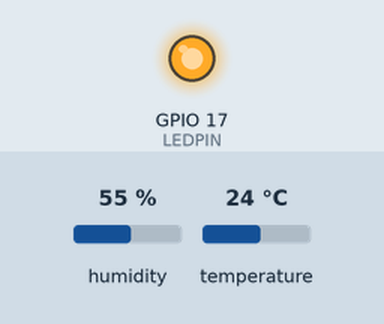
This sketch was run on a simulated ESP32. On the bench: output pins drawn as LEDs (lit = HIGH). The inputs (shaded band) are chosen by the test bench; at power-on: humidity 55 %, temperature 24 °C. What the sketch prints to the serial monitor is not drawn.

Above: at 1.0 s.
At 3.0 s:
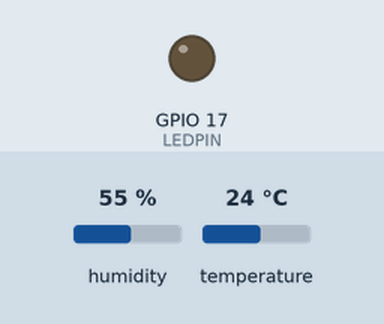
Timing chart, 0 to 5.2 s (numbered marks = the images above):
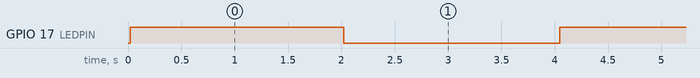

The sketch:

Sensor_Temp_Task70.ino
```cpp
/*
  Project: ESP32 Temperature Monitoring with DHT11 and LED Indicator
  Author: David
  Date: December 29, 2025
  Version: 1.0

  Description:
    This program reads temperature data from a DHT11 sensor connected to GPIO19
    and prints the values to the serial monitor at 115200 baud.
    - If the temperature exceeds 30°C, the LED connected to GPIO17 is turned on.
    - Otherwise, the LED remains off.
    - Additionally, the LED blinks every 2 seconds to demonstrate digital output control.

  Hardware:
    - ESP32 development board
    - DHT11 temperature sensor (data pin → GPIO19)
    - LED + 220Ω resistor connected to GPIO17

  Purpose:
    This project demonstrates how to integrate a temperature sensor with the ESP32
    and control an LED based on sensor readings. It serves as a simple IoT example
    for environmental monitoring and actuator control.
*/


#include <DHT.h>

#define DHTPIN 19       // Data pin of the DHT11 connected to GPIO19
#define DHTTYPE DHT11   // Sensor type
#define LEDPIN 17       // LED pin connected to GPIO17

DHT dht(DHTPIN, DHTTYPE);

void setup() {
  Serial.begin(115200);     // Initialize serial communication
  dht.begin();              // Initialize the DHT11 sensor
  pinMode(LEDPIN, OUTPUT);  // Set LED pin as output
}

void loop() {
  float temp = dht.readTemperature();  // Read temperature in °C

  if (isnan(temp)) {
    Serial.println("Failed to read from DHT sensor");
  }

  Serial.print("Temperature: ");
  Serial.print(temp);
  Serial.println(" °C");

  if (temp > 30.0) {
    digitalWrite(LEDPIN, HIGH);  // Turn LED on if temperature > 30°C
  } else {
    digitalWrite(LEDPIN, LOW);   // Turn LED off otherwise
  }

  // Blink LED every 2 seconds (independent of temperature condition)
  digitalWrite(LEDPIN, HIGH);
  delay(2000);
  digitalWrite(LEDPIN, LOW);
  delay(2000);
}
```

Measured:
- by itself, GPIO 17 (LEDPIN): alternates HIGH for 2.0 s and LOW for 2.0 s
